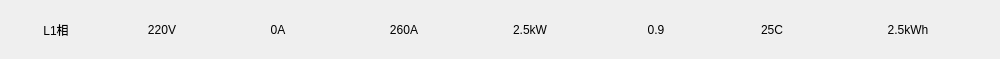
<?xml version="1.0" encoding="UTF-8"?>
<ui version="4.0">
 <class>LineRoadWid</class>
 <widget class="QWidget" name="LineRoadWid">
  <property name="geometry">
   <rect>
    <x>0</x>
    <y>0</y>
    <width>1000</width>
    <height>59</height>
   </rect>
  </property>
  <property name="windowTitle">
   <string>Form</string>
  </property>
  <property name="styleSheet">
   <string notr="true"/>
  </property>
  <layout class="QHBoxLayout" name="horizontalLayout">
   <property name="spacing">
    <number>0</number>
   </property>
   <property name="leftMargin">
    <number>0</number>
   </property>
   <property name="topMargin">
    <number>0</number>
   </property>
   <property name="rightMargin">
    <number>0</number>
   </property>
   <property name="bottomMargin">
    <number>0</number>
   </property>
   <item>
    <widget class="QLabel" name="name">
     <property name="minimumSize">
      <size>
       <width>100</width>
       <height>0</height>
      </size>
     </property>
     <property name="maximumSize">
      <size>
       <width>100</width>
       <height>16777215</height>
      </size>
     </property>
     <property name="text">
      <string>L1相</string>
     </property>
     <property name="alignment">
      <set>Qt::AlignCenter</set>
     </property>
    </widget>
   </item>
   <item>
    <widget class="QLabel" name="volLab">
     <property name="minimumSize">
      <size>
       <width>100</width>
       <height>0</height>
      </size>
     </property>
     <property name="maximumSize">
      <size>
       <width>100</width>
       <height>16777215</height>
      </size>
     </property>
     <property name="text">
      <string>220V</string>
     </property>
     <property name="alignment">
      <set>Qt::AlignCenter</set>
     </property>
    </widget>
   </item>
   <item>
    <widget class="QLabel" name="curLab">
     <property name="minimumSize">
      <size>
       <width>100</width>
       <height>0</height>
      </size>
     </property>
     <property name="maximumSize">
      <size>
       <width>120</width>
       <height>16777215</height>
      </size>
     </property>
     <property name="styleSheet">
      <string notr="true"/>
     </property>
     <property name="text">
      <string>0A</string>
     </property>
     <property name="alignment">
      <set>Qt::AlignCenter</set>
     </property>
    </widget>
   </item>
   <item>
    <widget class="QLabel" name="maxCur">
     <property name="minimumSize">
      <size>
       <width>100</width>
       <height>0</height>
      </size>
     </property>
     <property name="maximumSize">
      <size>
       <width>120</width>
       <height>16777215</height>
      </size>
     </property>
     <property name="text">
      <string>260A</string>
     </property>
     <property name="alignment">
      <set>Qt::AlignCenter</set>
     </property>
    </widget>
   </item>
   <item>
    <widget class="QLabel" name="powLab">
     <property name="minimumSize">
      <size>
       <width>100</width>
       <height>0</height>
      </size>
     </property>
     <property name="maximumSize">
      <size>
       <width>120</width>
       <height>16777215</height>
      </size>
     </property>
     <property name="text">
      <string>2.5kW</string>
     </property>
     <property name="alignment">
      <set>Qt::AlignCenter</set>
     </property>
    </widget>
   </item>
   <item>
    <widget class="QLabel" name="pfLab">
     <property name="minimumSize">
      <size>
       <width>100</width>
       <height>0</height>
      </size>
     </property>
     <property name="maximumSize">
      <size>
       <width>120</width>
       <height>16777215</height>
      </size>
     </property>
     <property name="text">
      <string>0.9</string>
     </property>
     <property name="alignment">
      <set>Qt::AlignCenter</set>
     </property>
    </widget>
   </item>
   <item>
    <widget class="QLabel" name="temLab">
     <property name="minimumSize">
      <size>
       <width>100</width>
       <height>0</height>
      </size>
     </property>
     <property name="maximumSize">
      <size>
       <width>100</width>
       <height>16777215</height>
      </size>
     </property>
     <property name="text">
      <string>25C</string>
     </property>
     <property name="alignment">
      <set>Qt::AlignCenter</set>
     </property>
    </widget>
   </item>
   <item>
    <widget class="QLabel" name="eleLab">
     <property name="minimumSize">
      <size>
       <width>120</width>
       <height>0</height>
      </size>
     </property>
     <property name="maximumSize">
      <size>
       <width>160</width>
       <height>16777215</height>
      </size>
     </property>
     <property name="text">
      <string>2.5kWh</string>
     </property>
     <property name="alignment">
      <set>Qt::AlignCenter</set>
     </property>
    </widget>
   </item>
  </layout>
 </widget>
 <resources/>
 <connections/>
</ui>
